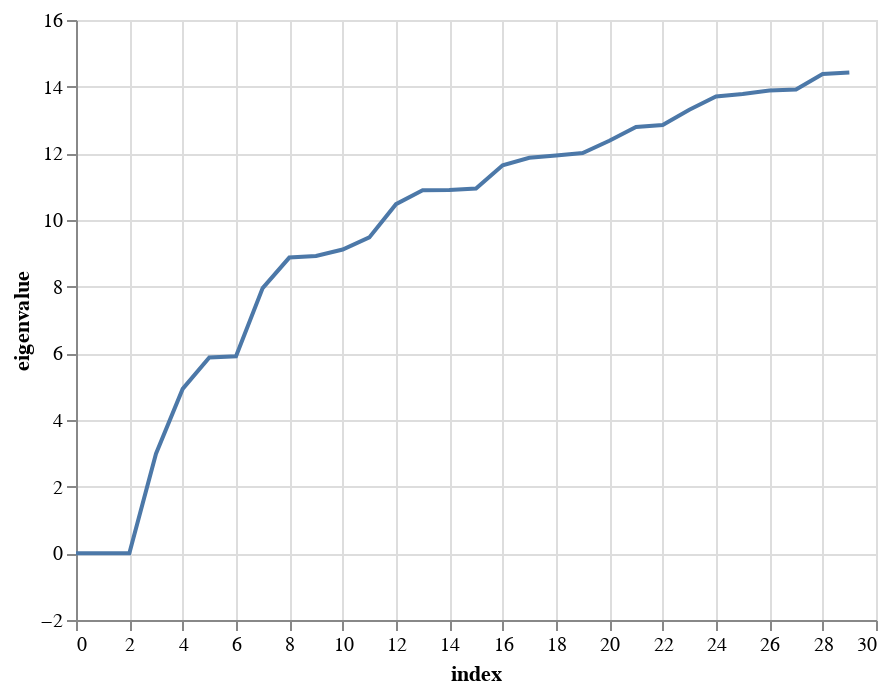

The notebook cell saved with this chart:
### Code cell
max_clusters=10
vals, vecs = np.linalg.eigh(L)    
selected_vecs = vecs[:, range(max_clusters)]

eigvalues = list(zip(vals, itt.count()))
alt.Chart(pd.DataFrame(eigvalues, columns=['eigenvalue', 'index']).head(30)).mark_line().encode(
    x='index',
    y='eigenvalue'
)

### Figure 1 — Vega-Lite specification as saved in the notebook (floating-point values rounded to 4 significant figures)
{"config": {"view": {"continuousWidth": 400, "continuousHeight": 300}}, "data": {"name": "data-878eb934c9a108b2909ce1c37205e43b"}, "mark": "line", "encoding": {"x": {"field": "index", "type": "quantitative"}, "y": {"field": "eigenvalue", "type": "quantitative"}}, "$schema": "https://vega.github.io/schema/vega-lite/v4.17.0.json", "datasets": {"data-878eb934c9a108b2909ce1c37205e43b": [{"eigenvalue": -0.00116, "index": 0}, {"eigenvalue": 5.153e-15, "index": 1}, {"eigenvalue": 1.777e-13, "index": 2}, {"eigenvalue": 2.989, "index": 3}, {"eigenvalue": 4.933, "index": 4}, {"eigenvalue": 5.875, "index": 5}, {"eigenvalue": 5.91, "index": 6}, {"eigenvalue": 7.956, "index": 7}, {"eigenvalue": 8.873, "index": 8}, {"eigenvalue": 8.921, "index": 9}, {"eigenvalue": 9.114, "index": 10}, {"eigenvalue": 9.477, "index": 11}, {"eigenvalue": 10.48, "index": 12}, {"eigenvalue": 10.89, "index": 13}, {"eigenvalue": 10.9, "index": 14}, {"eigenvalue": 10.94, "index": 15}, {"eigenvalue": 11.64, "index": 16}, {"eigenvalue": 11.87, "index": 17}, {"eigenvalue": 11.94, "index": 18}, {"eigenvalue": 12.01, "index": 19}, {"eigenvalue": 12.38, "index": 20}, {"eigenvalue": 12.79, "index": 21}, {"eigenvalue": 12.85, "index": 22}, {"eigenvalue": 13.31, "index": 23}, {"eigenvalue": 13.7, "index": 24}, {"eigenvalue": 13.78, "index": 25}, {"eigenvalue": 13.88, "index": 26}, {"eigenvalue": 13.91, "index": 27}, {"eigenvalue": 14.38, "index": 28}, {"eigenvalue": 14.43, "index": 29}]}}
